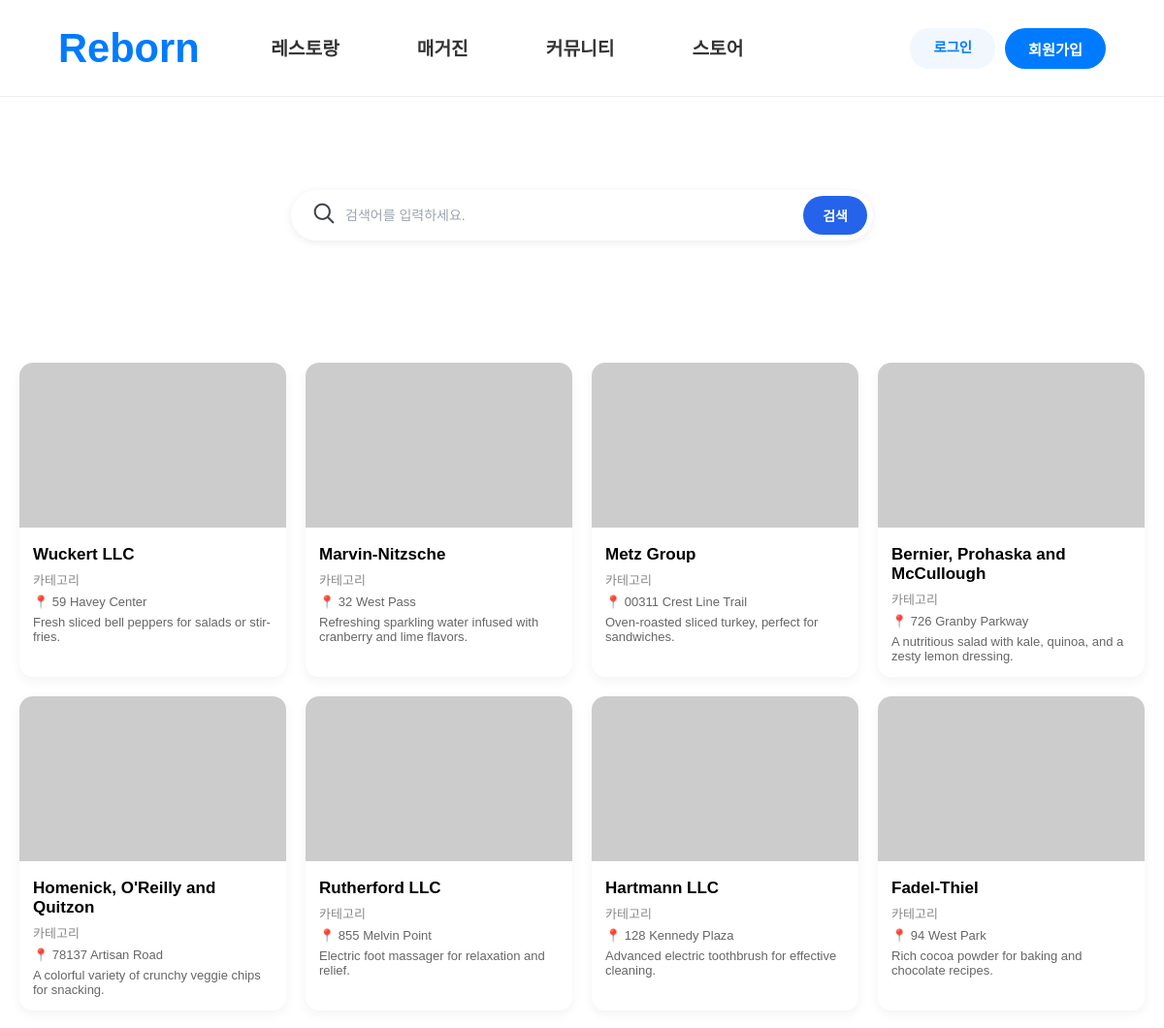
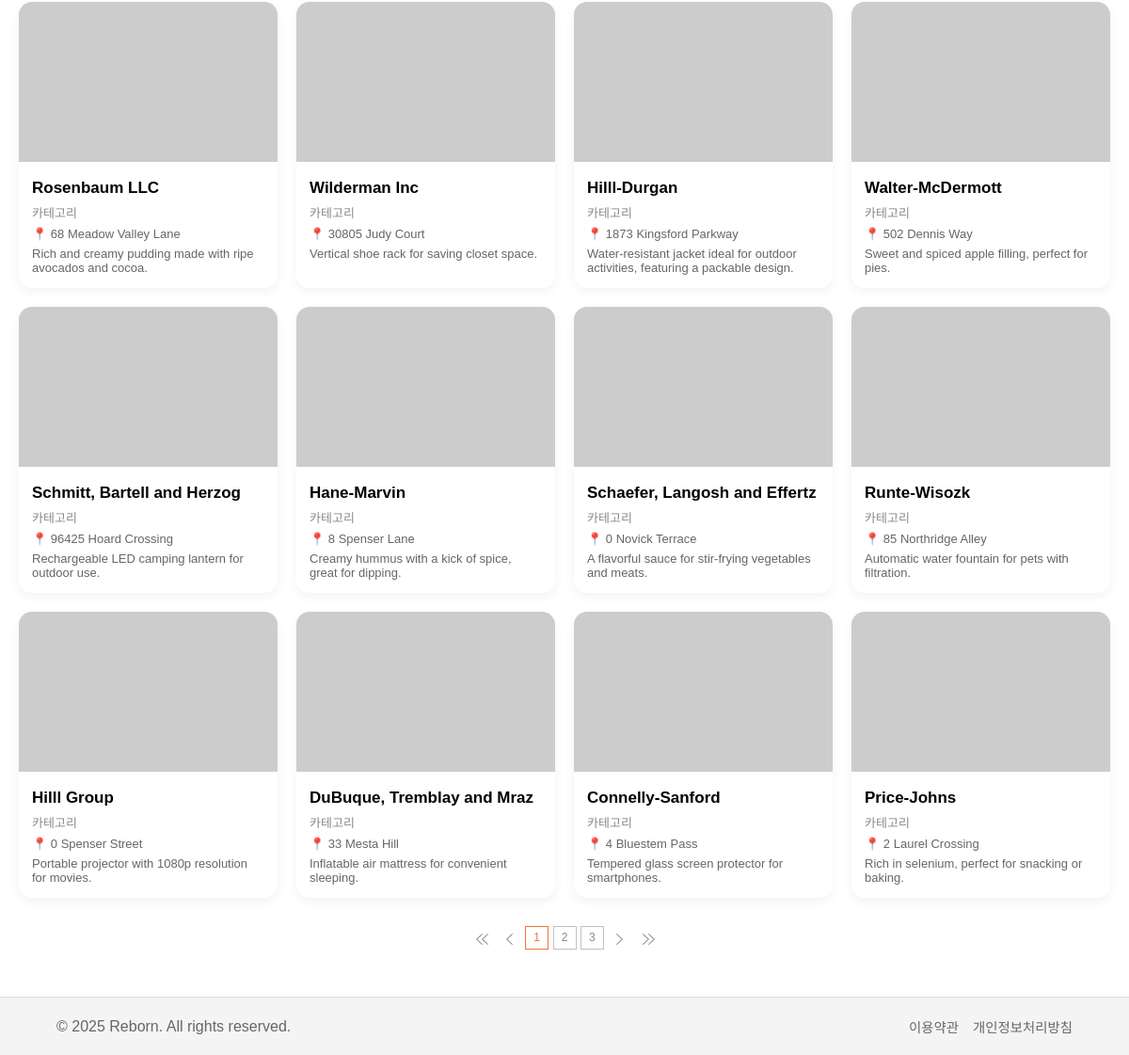
Page /restaurants/reslist/ on the committed database (2 pictures, top to bottom).
### restaurants/models.py (models this page shows, shortened)
class Restaurant(models.Model):
    resno=models.AutoField(primary_key=True)
    locno=models.IntegerField(default=0)
    res_name=models.CharField(max_length=50,null=True)
    desc=models.TextField(null=True)
    addr=models.CharField(max_length=200,null=True)
    tel=models.CharField(max_length=13,null=True)
    lat=models.DecimalField(max_digits=10,decimal_places=7,default=0)
    lng=models.DecimalField(max_digits=10,decimal_places=7,default=0)
    date=models.DateTimeField(auto_now=True)
    mem_id=models.CharField(max_length=25,null=True)

### restaurants/views.py (the view)
# urls.py: path('reslist/', views.reslist, name='reslist'),
def reslist(request):
    qs = Restaurant.objects.all()
    page=int(request.GET.get('page',1))# 없으면 default=1
    paginator=Paginator(qs,20)#20개씩 자르기
    list_qs=paginator.get_page(page)
    context={'list':list_qs,'page':page}
    return render(request,'restaurants/reslist.html',context)

### restaurants/templates/restaurants/reslist.html (shortened to what this page needs)
{% extends "base.html" %}
{% block css %}
<link rel='stylesheet' href="/static/css/restaurants.css">
{% endblock css %}
{% block script %}
<link rel='stylesheet' href="/static/js/restaurants.js">
{% endblock script %}
{% block body %}
<div class='rest-header_bg'>
    <div class='rest-header'>
        <div class="search-container">
            <div class="search-box">
                <span class="search-icon"><img src='/static/images/restaurants/search_icon.png'></span>
                <input type="text" placeholder="검색어를 입력하세요."/>
            </div>
            <button class="search-btn">검색</button>
        </div>
    </div>
</div>
<main class="rest_container">
    <section class="rest_card-grid">
        {% for r in list %}
        <div class="rest_card" name='{{r.resno}}'><a href="/restaurants/resview/">
            <img src="https://picsum.photos/400/300?{{r.resno}}">
            <div class="rest_card-body">
                <h3>{{r.res_name}}</h3>
                <p class="rest_category">카테고리</p>
                <p class="rest_location">📍 {{r.addr}}</p>
                <p class="rest_desc">{{r.desc}}</p>
            </div></a>
        </div>
        {% endfor %}
    </section>
</main>
<div class="btnAreaList">
    <div class="allPageMoving1">
        {% if list.has_previous %}
        <a href="/restaurants/reslist/?page=1" class="n"><img src="/static/images/common/btn_pre2.gif" alt="처음으로"/></a>
        <a href="/restaurants/reslist/?page={{list.previous_page_number}}" class="pre"><img src="/static/images/common/btn_pre1.gif" alt="앞페이지로"/></a>
        {% else %}
        <a class="n"><img src="/static/images/common/btn_pre2.gif" alt="처음으로"/></a>
        <a class="pre"><img src="/static/images/common/btn_pre1.gif" alt="앞페이지로"/></a>
        {% endif %}
        {% for p in list.paginator.page_range %}
            {% if p >= list.number|add:'-3' and p <= list.number|add:'3' %}
                {% if p == page %}
                <strong>{{p}}</strong>
                {% else %}
                <a href="/restaurants/reslist/?page={{p}}">{{p}}</a>
                {% endif %}
            {% endif %}
        {% endfor %}
        {% if list.has_next %}
        <a href="/restaurants/reslist/?page={{list.next_page_number}}" class="next"><img src="/static/images/common/btn_next1.gif" alt="뒤페이지로"/></a>
        <a href="/restaurants/reslist/?page={{list.paginator.num_pages}}" class="n"><img src="/static/images/common/btn_next2.gif" alt="마지막페이지로"/></a>
        {% else %}
        <a class="next"><img src="/static/images/common/btn_next1.gif" alt="뒤페이지로"/></a>
        <a class="n"><img src="/static/images/common/btn_next2.gif" alt="마지막페이지로"/></a>
        {% endif %}
    </div>
</div>
{% endblock body %}

### static/css/common.css (style rules this page uses)
* { margin: 0; padding: 0; box-sizing: border-box; }
body { font-family: 'Pretendard', sans-serif; display: flex; flex-direction: column; min-height: 100vh; }
a { text-decoration: none; color: inherit; }
.btnAreaList { position:relative; width:100%; text-align:center; clear:both; }
.allPageMoving1 { margin:30px 0 50px 0; }
.allPageMoving1 * { vertical-align:top; }
.allPageMoving1 a { display:inline-block;width:25px;height:25px;line-height:23px;color:#888;text-decoration:none; border:1px #c0c0c0 solid; background:#fff; font-size:12px; }
.allPageMoving1 a.n { border:0;padding:0; }
.allPageMoving1 a.pre { border:0;padding:0; }
.allPageMoving1 a.next { border:0;padding:0; }
.allPageMoving1 a img { vertical-align:top; }
.allPageMoving1 strong { display:inline-block; width:25px; height:25px; line-height:23px; color:#f7703c; text-decoration:none; border:1px #f7703c solid; background:#fff; font-size:12px; font-weight:normal; }

### static/css/restaurants.css (style rules this page uses)
.rest-header_bg { width: 100%;height: 244px;display: flex;align-items: flex-end;justify-content: center; }
.rest-header { background: #ffffff;width: 1095px;max-width: 1095px;height: 107px;display: flex;align-items: center;justify-content: center;margin:auto;padding: 0 28px;border-top-left-radius: 24px;border-top-right-radius: 24px; }
.search-container { display: flex;align-items: center;width: 100%;max-width: 600px;background: #fff;border-radius: 999px;padding: 6px;box-shadow: 0 2px 8px rgba(0, 0, 0, 0.08); }
.search-box { flex: 1;display: flex;align-items: center;padding: 0 14px; }
.search-icon { font-size: 16px;color: #9ca3af;margin-right: 8px; }
.search-icon img { height:28px; }
.search-box input { border: none;outline: none;width: 100%;font-size: 14px;color: #111827; }
.search-box input::placeholder { color: #9ca3af; }
.search-btn { border: none;padding: 10px 20px;border-radius: 999px;background: #2563eb;color: #fff;font-size: 14px;font-weight: 600;cursor: pointer; }
.rest_container { max-width: 1200px; margin: 30px auto; padding: 0 20px; }
.rest_card-grid { display: grid; grid-template-columns: repeat(4, 1fr); grid-template-rows: repeat(5, auto); gap: 20px; }
.rest_card { background: #fff; border-radius: 14px; overflow: hidden; box-shadow: 0 4px 12px rgba(0,0,0,0.05); transition: transform 0.2s; }
.rest_card img { width: 100%; height: 170px; object-fit: cover; }
.rest_card-body { padding: 14px; }
.rest_card-body h3 { font-size: 17px; margin-bottom: 6px; }
.rest_category { font-size: 13px; color: #888; }
.rest_location { font-size: 13px; color: #666; margin-top: 6px; }
.rest_desc { font-size: 13px; font-weight: 400; color: #666; margin-top: 6px; }

### rows in the picture
Restaurant: res_name "Wuckert LLC", addr "59 Havey Center", desc "Fresh sliced bell peppers for salads or stir-fries."
Restaurant: res_name "Marvin-Nitzsche", addr "32 West Pass", desc "Refreshing sparkling water infused with cranberry and lime flavors."
Restaurant: res_name "Metz Group", addr "00311 Crest Line Trail", desc "Oven-roasted sliced turkey, perfect for sandwiches."
Restaurant: res_name "Bernier, Prohaska and McCullough", addr "726 Granby Parkway", desc "A nutritious salad with kale, quinoa, and a zesty lemon dressing."
Restaurant: res_name "Homenick, O'Reilly and Quitzon", addr "78137 Artisan Road", desc "A colorful variety of crunchy veggie chips for snacking."
Restaurant: res_name "Rutherford LLC", addr "855 Melvin Point", desc "Electric foot massager for relaxation and relief."
Restaurant: res_name "Hartmann LLC", addr "128 Kennedy Plaza", desc "Advanced electric toothbrush for effective cleaning."
Restaurant: res_name "Fadel-Thiel", addr "94 West Park", desc "Rich cocoa powder for baking and chocolate recipes."
Restaurant: res_name "Rosenbaum LLC", addr "68 Meadow Valley Lane", desc "Rich and creamy pudding made with ripe avocados and cocoa."
Restaurant: res_name "Wilderman Inc", addr "30805 Judy Court", desc "Vertical shoe rack for saving closet space."
Restaurant: res_name "Hilll-Durgan", addr "1873 Kingsford Parkway", desc "Water-resistant jacket ideal for outdoor activities, featuring a packable design."
Restaurant: res_name "Walter-McDermott", addr "502 Dennis Way", desc "Sweet and spiced apple filling, perfect for pies."
Restaurant: res_name "Schmitt, Bartell and Herzog", addr "96425 Hoard Crossing", desc "Rechargeable LED camping lantern for outdoor use."
Restaurant: res_name "Hane-Marvin", addr "8 Spenser Lane", desc "Creamy hummus with a kick of spice, great for dipping."
Restaurant: res_name "Schaefer, Langosh and Effertz", addr "0 Novick Terrace", desc "A flavorful sauce for stir-frying vegetables and meats."
Restaurant: res_name "Runte-Wisozk", addr "85 Northridge Alley", desc "Automatic water fountain for pets with filtration."
Restaurant: res_name "Hilll Group", addr "0 Spenser Street", desc "Portable projector with 1080p resolution for movies."
Restaurant: res_name "DuBuque, Tremblay and Mraz", addr "33 Mesta Hill", desc "Inflatable air mattress for convenient sleeping."
Restaurant: res_name "Connelly-Sanford", addr "4 Bluestem Pass", desc "Tempered glass screen protector for smartphones."
Restaurant: res_name "Price-Johns", addr "2 Laurel Crossing", desc "Rich in selenium, perfect for snacking or baking."

### other values in the picture
{{ p }} "1"
{{ p }} "2" "3"
